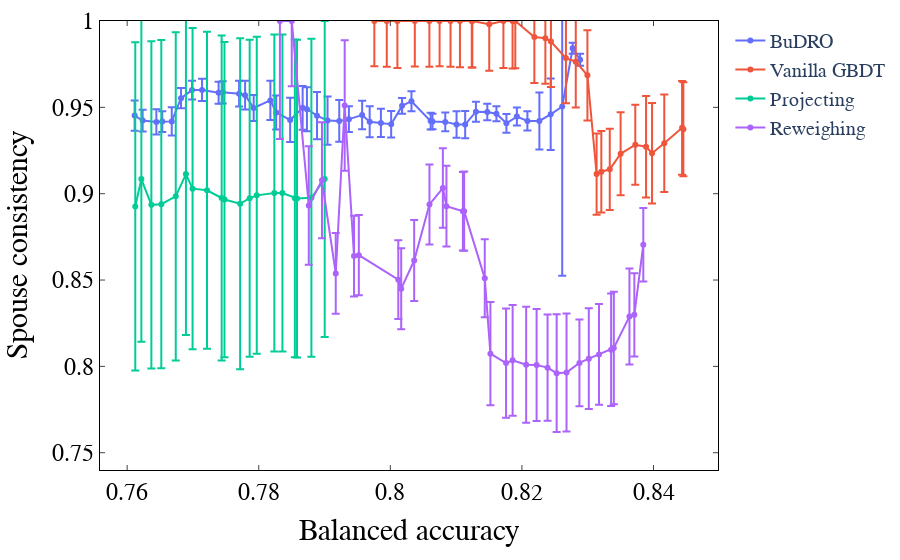

Here is the notebook cell this chart was saved with:
### Code cell
iplot(go.Figure(data=[plotTraces[0], allvan[0], allproj[0], allrw[0]], layout=layout))
